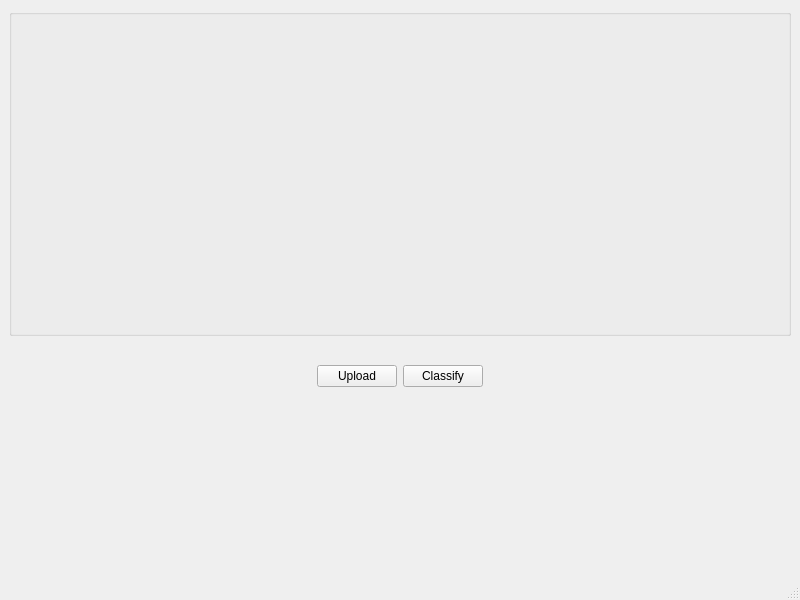
<?xml version="1.0" encoding="UTF-8"?>
<ui version="4.0">
 <class>MainWindow</class>
 <widget class="QMainWindow" name="MainWindow">
  <property name="geometry">
   <rect>
    <x>0</x>
    <y>0</y>
    <width>800</width>
    <height>600</height>
   </rect>
  </property>
  <property name="windowTitle">
   <string>Fruit Ripeness Detection System</string>
  </property>
  <widget class="QWidget" name="centralwidget">
   <layout class="QGridLayout" name="gridLayout_2">
    <item row="1" column="0">
     <widget class="QLabel" name="lbl_result">
      <property name="font">
       <font>
        <pointsize>11</pointsize>
        <bold>true</bold>
       </font>
      </property>
      <property name="frameShape">
       <enum>QFrame::Shape::NoFrame</enum>
      </property>
      <property name="text">
       <string/>
      </property>
      <property name="alignment">
       <set>Qt::AlignmentFlag::AlignCenter</set>
      </property>
      <property name="margin">
       <number>0</number>
      </property>
     </widget>
    </item>
    <item row="0" column="0">
     <widget class="QGroupBox" name="groupBox">
      <property name="sizePolicy">
       <sizepolicy hsizetype="Expanding" vsizetype="Expanding">
        <horstretch>0</horstretch>
        <verstretch>0</verstretch>
       </sizepolicy>
      </property>
      <property name="title">
       <string/>
      </property>
      <property name="alignment">
       <set>Qt::AlignmentFlag::AlignCenter</set>
      </property>
      <property name="flat">
       <bool>false</bool>
      </property>
      <layout class="QGridLayout" name="gridLayout">
       <item row="0" column="0">
        <widget class="QLabel" name="lbl_image">
         <property name="sizePolicy">
          <sizepolicy hsizetype="Expanding" vsizetype="Expanding">
           <horstretch>0</horstretch>
           <verstretch>0</verstretch>
          </sizepolicy>
         </property>
         <property name="minimumSize">
          <size>
           <width>300</width>
           <height>300</height>
          </size>
         </property>
         <property name="text">
          <string/>
         </property>
         <property name="alignment">
          <set>Qt::AlignmentFlag::AlignCenter</set>
         </property>
        </widget>
       </item>
      </layout>
     </widget>
    </item>
    <item row="3" column="0">
     <spacer name="verticalSpacer">
      <property name="orientation">
       <enum>Qt::Orientation::Vertical</enum>
      </property>
      <property name="sizeHint" stdset="0">
       <size>
        <width>20</width>
        <height>40</height>
       </size>
      </property>
     </spacer>
    </item>
    <item row="2" column="0">
     <layout class="QHBoxLayout" name="horizontalLayout">
      <item>
       <spacer name="horizontalSpacer">
        <property name="orientation">
         <enum>Qt::Orientation::Horizontal</enum>
        </property>
        <property name="sizeHint" stdset="0">
         <size>
          <width>40</width>
          <height>20</height>
         </size>
        </property>
       </spacer>
      </item>
      <item>
       <widget class="QPushButton" name="btn_upload">
        <property name="text">
         <string>Upload</string>
        </property>
       </widget>
      </item>
      <item>
       <widget class="QPushButton" name="btn_classify">
        <property name="text">
         <string>Classify</string>
        </property>
       </widget>
      </item>
      <item>
       <spacer name="horizontalSpacer_2">
        <property name="orientation">
         <enum>Qt::Orientation::Horizontal</enum>
        </property>
        <property name="sizeHint" stdset="0">
         <size>
          <width>40</width>
          <height>20</height>
         </size>
        </property>
       </spacer>
      </item>
     </layout>
    </item>
   </layout>
  </widget>
  <widget class="QMenuBar" name="menubar">
   <property name="geometry">
    <rect>
     <x>0</x>
     <y>0</y>
     <width>800</width>
     <height>21</height>
    </rect>
   </property>
  </widget>
  <widget class="QStatusBar" name="statusbar"/>
 </widget>
 <resources/>
 <connections/>
</ui>
